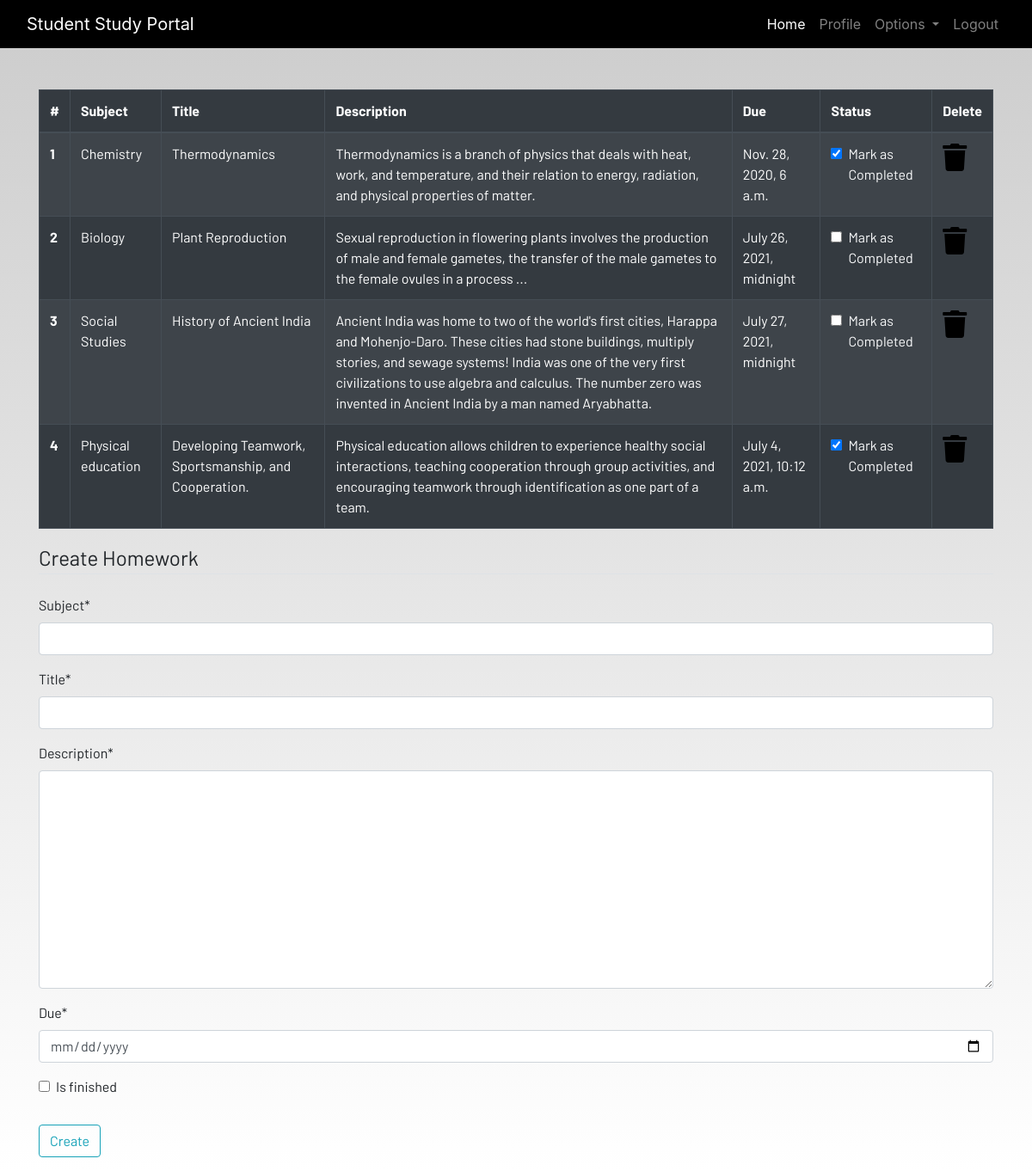
The page /homework (signed in) on the database its author committed.
### dashboard/models.py (models this page shows, shortened)
class Homework(models.Model):
	user = models.ForeignKey(User,on_delete=models.CASCADE)
	subject = models.CharField(max_length=50)
	title = models.CharField(max_length=100)
	description = models.TextField()
	due = models.DateTimeField()
	is_finished = models.BooleanField(default=False)

### dashboard/views.py (the view)
# urls.py: path('homework',views.homework,name="homework"),
@login_required
def homework(request):
    if request.method == "POST":
        form = HomeworkForm(request.POST)
        if form.is_valid():
            try:
                finished = request.POST['is_finished']
                if finished == 'on':
                    finished = True
                else:
                    finished = False
            except:
                finished = False
            homeworks = Homework(
                user=request.user,
                subject=request.POST['subject'],
                title=request.POST['title'],
                description=request.POST['description'],
                due=request.POST['due'],
                is_finished=finished
            )
            homeworks.save()
            messages.success(
                request, f'Homework Added from {request.user.username} successfully!!')
    else:
        form = HomeworkForm()
    homework = Homework.objects.filter(user=request.user)
    if len(homework) == 0:
        homework_done = True
    else:
        homework_done = False
    context = {
        'homeworks': homework,
        'homeworks_done': homework_done,
        'form': form,
    }
    return render(request, 'homework.html', context)

### dashboard/forms.py
class HomeworkForm(forms.ModelForm):
	class Meta:
		model = Homework
		widgets = {'due':DateInput()}
		fields = ['subject','title','description','due','is_finished']

### dashboard/templates/homework.html (shortened to what this page needs)
{% extends 'base.html' %}
{% load static %}
{% load crispy_forms_tags %}
{% block content %}
<div class="container">
    {% if not homework_done %}
    <table class="table table-striped table-bordered table-hover table-dark">
        <thead>
            <tr>
                <th scope="col">#</th>
                <th scope="col">Subject</th>
                <th scope="col">Title</th>
                <th scope="col">Description</th>
                <th scope="col">Due</th>
                <th scope="col">Status</th>
                <th scope="col">Delete</th>
            </tr>
        </thead>
        <tbody>
            {% for homework in homeworks %}
            <tr>
                <th scope="row">{{forloop.counter}}</th>
                <td>{{homework.subject}}</td>
                <td>{{homework.title}}</td>
                <td>{{homework.description}}</td>
                <td>{{homework.due}}</td>
                <td>
                    <a href="{% url 'update-homework' homework.id %}">
                        <div class="form-check">
                            {% if homework.is_finished == True %}
                            <input class="form-check-input" type="checkbox" value="" checked>
                            {% else %}
                            <input class="form-check-input" type="checkbox" value="" >
                            {% endif %}
                            <label class="form-check-label text-light" for="flexCheckDefault">
                                Mark as Completed
                            </label>
                        </div>
                    </a>
                </td>
                <td><a href="{% url 'delete-homework' homework.id %}"><i class="fa fa-trash fa-2x"></i></a></td>
            {% endfor %}
            </tr>
        </tbody>
    </table>
    {% else %}
    <h4>All homeworks are completed!! Create to have more!!</h4>
    {% endif %}
</div>
<div class=" container">
    <form method="POST">
        <fieldset class="form-group">
            <legend class="border-bottom mb-4">Create Homework</legend>
            {{form | crispy}}
        </fieldset>
        <div class="form-group">
            <button href="" class="btn btn-outline-info" type="submit">
                Create
            </button>
        </div>
    </form>
</div>
{% endblock content %}

### dashboard/templates/base.html (shortened to what this page needs)
<!DOCTYPE html>
{% load static %}
<html lang="en">
<head>
  <link rel="stylesheet" href="https://stackpath.bootstrapcdn.com/bootstrap/4.3.1/css/bootstrap.min.css"
 />
  <link rel="stylesheet" href="https://use.fontawesome.com/releases/v5.7.2/css/all.css"
 />
  <link rel="stylesheet" href="{% static 'css/main.css' %}" />
</head>
<body>
  <header>
    <nav class="navbar navbar-expand-lg navbar-dark bg-dark">
      <div class="container-fluid">
        <a class="navbar-brand" href="{% url 'home' %}">Student Study Portal</a>
        <div class="collapse navbar-collapse justify-content-end" id="navbarSupportedContent">
          <ul class="navbar-nav mb-2 mb-lg-0">
            <li class="nav-item">
              <a class="nav-link active" aria-current="page" href="{% url 'home' %}">Home</a>
            </li>
        {% if user.is_authenticated %}
            <li class="nav-item">
              <a class="nav-link" href="{% url 'profile' %}">Profile</a>
            </li>
            <li class="nav-item dropdown">
              <a class="nav-link dropdown-toggle" href="#" id="navbarDropdown" role="button" data-toggle="dropdown"
                aria-haspopup="true" aria-expanded="false">
                Options
              </a>
            </li>
            <li class="nav-item">
              <a class="nav-link" href="{% url 'logout' %}">Logout</a>
            </li>
            {% endif %}
    </nav>
  </header>
  <br /><br />
  <main>
    {% block content %}
    {% endblock content %}
  </main>
</body>
</html>

### static/css/main.css (style rules this page uses)
html { scroll-behavior: smooth; height: 100%; width: 100%; }
main { font-family: Barlow, Quicksand, Rubik, sans-serif, serif, 'Times New Roman', Times, serif !important; }
.navbar { background-color: rgb(0, 0, 0) !important; }
a { text-decoration: none !important; color: black; }
html, body { max-width: 100%; overflow-x: hidden; height: 100%; width: 100%; }
body { background: linear-gradient(rgba(0, 0, 0, 0.2), rgba(255, 255, 255, 0.5)); overflow-x: hidden; background-repeat: no-repeat; }
.fa { color: black; }

### rows shown on the page
Homework: subject "Chemistry", title "Thermodynamics", description "Thermodynamics is a branch of physics that deals with heat, work, and temperature, and their relation to energy, radiation, and physical properties of matter.", due "Nov. 28, 2020, 6 a.m."
Homework: subject "Biology", title "Plant Reproduction", description "Sexual reproduction in flowering plants involves the production of male and female gametes, the transfer of the male gametes to the female ovules in a process ...", due "July 26, 2021, midnight"
Homework: subject "Social Studies", title "History of Ancient India", description "Ancient India was home to two of the world's first cities, Harappa and Mohenjo-Daro. These cities had stone buildings, multiply stories, and sewage systems! India was one of the very first civilizations to use algebra and calculus. The number zero was invented in Ancient India by a man named Aryabhatta.", due "July 27, 2021, midnight"
Homework: subject "Physical education", title "Developing Teamwork, Sportsmanship, and Cooperation.", description "Physical education allows children to experience healthy social interactions, teaching cooperation through group activities, and encouraging teamwork through identification as one part of a team.", due "July 4, 2021, 10:12 a.m."
